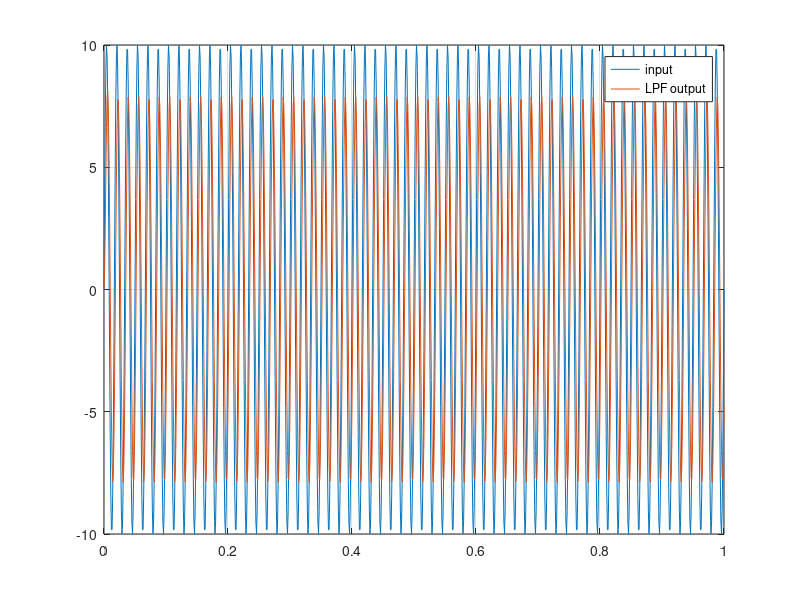

The MATLAB source for this figure:
% Playground


% t=0:0.001:1;
% B = 10;
% A = B* sin(2*pi*30*t);
% tau = 0.05;
% H = exp(-t);
% H1 = exp(-t/tau);
% y1 = 1 - H1;
% 
% y = A.*y1;
% 
% figure;
% plot(t,A)
% hold on
% plot(t,y)
% 



t = 0:0.001:1;
x = 10*sin(2*pi*60*t);          % input
tau = 0.002;
sys = tf(1, [tau 1]);           % H(s) = 1/(tau*s + 1)
y = lsim(sys, x, t);            % true LPF output

plot(t, x); hold on; plot(t, y); grid on;
legend('input','LPF output');
